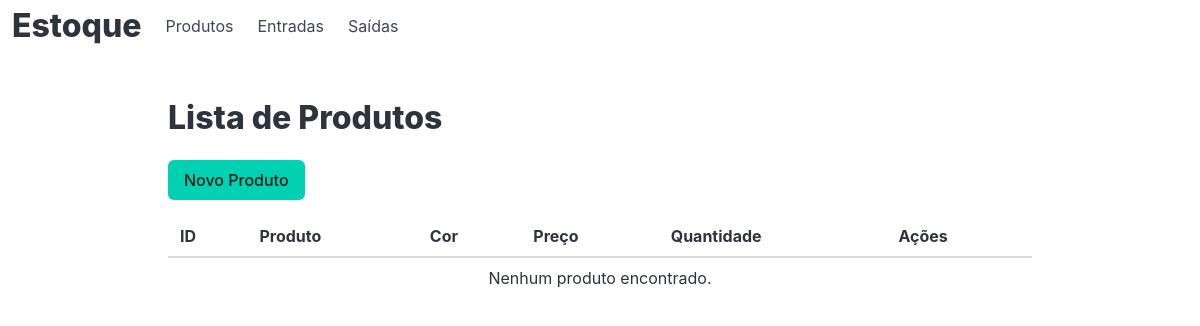
The page /produto/list_produto/ on the database as committed earlier.
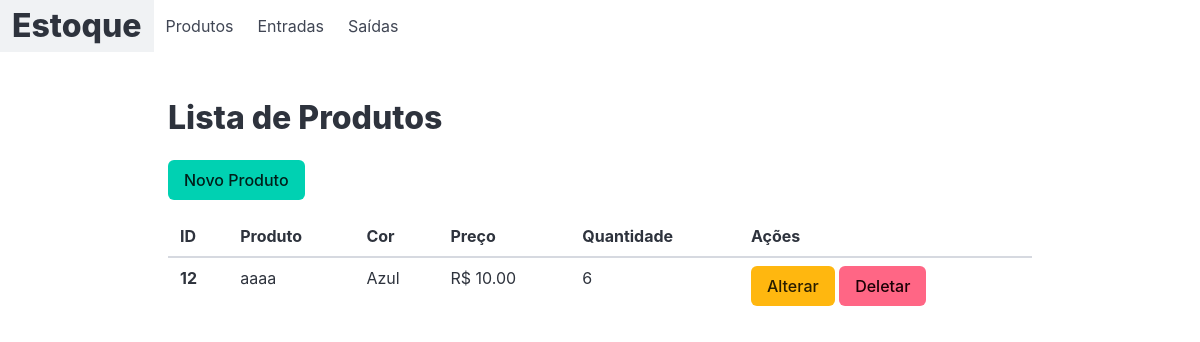
The same page on the database as committed later.
### produto/models.py (models this page shows, shortened)
class Produtos(models.Model):
    produto = models.CharField('Produto', max_length=200)
    cor = models.ForeignKey(Cores, on_delete=models.PROTECT,verbose_name='Cor')
    descricao = models.TextField('Descrição', blank=True)
    preco = models.DecimalField('Preço', decimal_places=2,max_digits=8, default=0)
    quantidade = models.IntegerField('Quantidade', default=0)
    criado = models.DateTimeField('Criado em',auto_now_add=True)
    modificado = models.DateTimeField('Modificado em',auto_now=True)
    class Meta:
        verbose_name = 'Produto'
        verbose_name_plural = 'Produtos'
        ordering = ['-produto']

class Cores(models.Model):
    cor = models.CharField('Cor', max_length=200)
    def __str__(self):
        return self.cor

### produto/views.py (the view)
# urls.py: path('list_produto/', list_produto, name='list_produto'),
def list_produto(request):
    produtos = Produtos.objects.all()
    template_name = 'list_produto.html'
    context = {
    'produtos': produtos,
    }
    return render(request, template_name, context)

### produto/templates/list_produto.html (shortened to what this page needs)
{% extends 'base.html' %}
{% block product %}
<section class="section">
    <div class="container">
        <h1 class="title">Lista de Produtos</h1>
        <a class="button is-primary" href="{% url 'produto:new_produto' %}">Novo Produto</a>
        <table class="table is-striped is-fullwidth is-hoverable mt-4">
            <thead>
                <tr>
                    <th>ID</th>
                    <th>Produto</th>
                    <th>Cor</th>
                    <th>Preço</th>
                    <th>Quantidade</th>
                    <th>Ações</th>
                </tr>
            </thead>
            <tbody>
                {% for produto in produtos %}
                    <tr>
                        <th>{{ produto.id }}</th>
                        <td>{{ produto.produto }}</td>
                        <td>{{ produto.cor }}</td>
                        <td>R$ {{ produto.preco|floatformat:2 }}</td>
                        <td>{{ produto.quantidade }}</td>
                        <td>
                            <a class="button is-warning" href="{% url 'produto:update_produto' produto.id %}">Alterar</a>
                            <form action="{% url 'produto:delete_produto' produto.id %}" method="POST" style="display:inline;">
                                <button class="button is-danger" type="submit">Deletar</button>
                            </form>
                        </td>
                    </tr>
                {% empty %}
                    <tr>
                        <td colspan="6" class="has-text-centered">Nenhum produto encontrado.</td>
                    </tr>
                {% endfor %}
            </tbody>
        </table>
    </div>
</section>
{% endblock %}

Rows that differ between the two databases and show on the page:
added Produtos: id "12", produto "aaaa", cor "Azul", preco "10.00", quantidade "6"
Other text that changed with them:
text no longer shown: "Nenhum produto encontrado."
